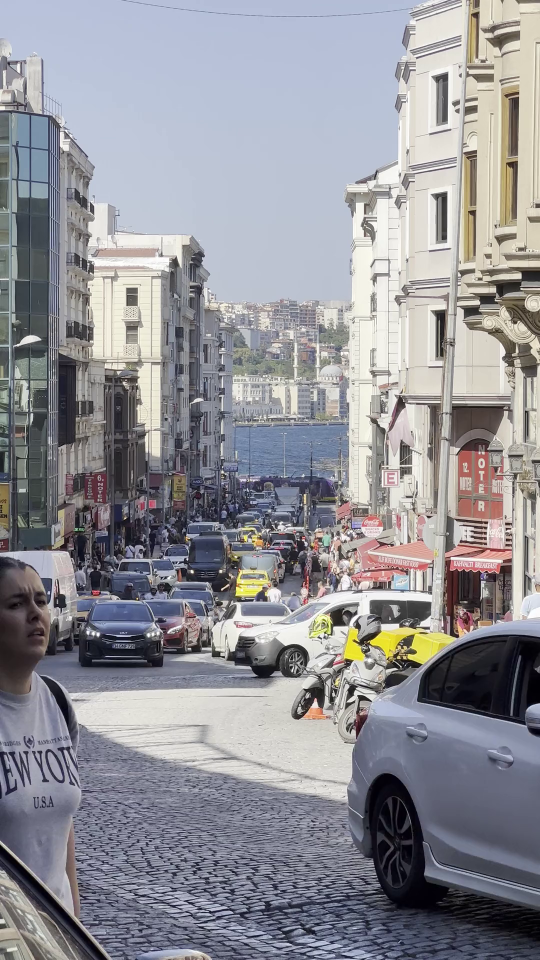
#> input picture VideoSuperResolution/data/frames/daytime/frame_000001.png, 1080 x 1920 px (shown at 1/2 size)
$ python metrics.py --bicubic-dir ../../data/frames/daytime --ai-dir ../../data/frames/daytime --gt-dir ../../data/frames/daytime
#> lines starting #> are read from the running program, lines starting #| are printed output that depends on the picture
"""
metrics.py
----------
Module tính toán chỉ số đánh giá chất lượng ảnh cho pipeline Video Super Resolution.

Chức năng:
    - PSNR  (Peak Signal-to-Noise Ratio): Đo độ sai khác pixel giữa ảnh SR và Ground Truth.
    - SSIM  (Structural Similarity Index): Đo độ tương đồng cấu trúc (sáng, tương phản, kết cấu).
    - Runtime: Đo thời gian xử lý của từng module.
    - Hỗ trợ đánh giá so sánh song song 2 nhánh (Bicubic Baseline vs AI Real-ESRGAN).
"""

import os
import time
import logging
from pathlib import Path
from typing import Optional, Dict, List

import cv2
import numpy as np

logger = logging.getLogger(__name__)

IMAGE_EXTENSIONS = (".png", ".jpg", ".jpeg", ".bmp")


# ============================================================
# Core metrics
# ============================================================

def compute_psnr(img_pred: np.ndarray, img_gt: np.ndarray) -> float:
    """
    Tính PSNR giữa ảnh dự đoán và Ground Truth.

    Args:
        img_pred: Ảnh kết quả (uint8, BGR hoặc grayscale).
        img_gt:   Ảnh Ground Truth (uint8, cùng shape với img_pred).

    Returns:
        Giá trị PSNR (dB). Càng cao càng tốt.
        Trả về float('inf') nếu hai ảnh giống hệt nhau.

    Raises:
        ValueError: Nếu img_pred và img_gt khác shape.
    """
    if img_pred.shape != img_gt.shape:
        raise ValueError(
            f"Shape không khớp: pred={img_pred.shape}, gt={img_gt.shape}"
        )

    pred = img_pred.astype(np.float64)
    gt   = img_gt.astype(np.float64)

    mse = np.mean((pred - gt) ** 2)
    if mse == 0.0:
        return float("inf")

    max_pixel = 255.0
    return 20.0 * np.log10(max_pixel / np.sqrt(mse))


def compute_ssim(img_pred: np.ndarray, img_gt: np.ndarray) -> float:
    """
    Tính SSIM giữa ảnh dự đoán và Ground Truth.

    Triển khai theo công thức Wang et al. (2004) với:
        C1 = (0.01 * 255)^2, C2 = (0.03 * 255)^2
    Chuyển sang grayscale trước khi tính (theo chuẩn đánh giá SR phổ biến).

    Args:
        img_pred: Ảnh kết quả (uint8, BGR hoặc grayscale).
        img_gt:   Ảnh Ground Truth (uint8, cùng shape với img_pred).

    Returns:
        Giá trị SSIM trong [0, 1]. Càng cao càng tốt.

    Raises:
        ValueError: Nếu img_pred và img_gt khác shape.
    """
    if img_pred.shape != img_gt.shape:
        raise ValueError(
            f"Shape không khớp: pred={img_pred.shape}, gt={img_gt.shape}"
        )

    # Chuyển sang grayscale nếu là ảnh màu
    if img_pred.ndim == 3:
        pred_gray = cv2.cvtColor(img_pred, cv2.COLOR_BGR2GRAY).astype(np.float64)
        gt_gray   = cv2.cvtColor(img_gt,   cv2.COLOR_BGR2GRAY).astype(np.float64)
    else:
        pred_gray = img_pred.astype(np.float64)
        gt_gray   = img_gt.astype(np.float64)

    C1 = (0.01 * 255) ** 2
    C2 = (0.03 * 255) ** 2

    mu1    = cv2.GaussianBlur(pred_gray, (11, 11), 1.5)
    mu2    = cv2.GaussianBlur(gt_gray,   (11, 11), 1.5)
    mu1_sq = mu1 ** 2
    mu2_sq = mu2 ** 2
    mu1_mu2 = mu1 * mu2

    sigma1_sq = cv2.GaussianBlur(pred_gray ** 2, (11, 11), 1.5) - mu1_sq
    sigma2_sq = cv2.GaussianBlur(gt_gray   ** 2, (11, 11), 1.5) - mu2_sq
    sigma12   = cv2.GaussianBlur(pred_gray * gt_gray, (11, 11), 1.5) - mu1_mu2

    numerator   = (2 * mu1_mu2 + C1) * (2 * sigma12 + C2)
    denominator = (mu1_sq + mu2_sq + C1) * (sigma1_sq + sigma2_sq + C2)

    ssim_map = numerator / (denominator + 1e-10)
    return float(np.mean(ssim_map))


# ============================================================
# Per-image evaluation
# ============================================================

def evaluate_image(
    img_pred: np.ndarray,
    img_gt: np.ndarray,
    runtime: Optional[float] = None,
) -> Dict[str, float]:
    """
    Đánh giá một cặp ảnh (dự đoán, ground truth).

    Args:
        img_pred:  Ảnh dự đoán (uint8).
        img_gt:    Ảnh Ground Truth (uint8, cùng shape).
        runtime:   Thời gian xử lý (giây) của bước sinh ra img_pred (tùy chọn).

    Returns:
        dict với các key: "psnr", "ssim", và tùy chọn "runtime".
    """
    # Resize gt về cùng kích thước pred nếu khác nhau (vd: GT gốc vs SR 4x)
    if img_pred.shape != img_gt.shape:
        img_gt = cv2.resize(
            img_gt,
            (img_pred.shape[1], img_pred.shape[0]),
            interpolation=cv2.INTER_CUBIC,
        )

    result = {
        "psnr": compute_psnr(img_pred, img_gt),
        "ssim": compute_ssim(img_pred, img_gt),
    }
    if runtime is not None:
        result["runtime"] = runtime
    return result


# ============================================================
# Folder-level evaluation (so sánh 2 nhánh song song)
# ============================================================

def evaluate_folder(
    pred_dir: str,
    gt_dir: str,
    label: str = "Method",
    verbose: bool = True,
) -> Dict[str, float]:
    """
    Đánh giá toàn bộ thư mục ảnh dự đoán so với Ground Truth.

    Args:
        pred_dir: Thư mục chứa ảnh kết quả (Bicubic hoặc AI SR).
        gt_dir:   Thư mục chứa ảnh Ground Truth có cùng tên file.
        label:    Tên phương pháp (dùng khi in kết quả).
        verbose:  In từng file nếu True.

    Returns:
        dict: {"avg_psnr", "avg_ssim", "avg_runtime", "n_frames"}
    """
    pred_files = sorted(
        f for f in os.listdir(pred_dir)
        if f.lower().endswith(IMAGE_EXTENSIONS)
    )

    psnr_list: List[float] = []
    ssim_list: List[float] = []
    runtime_list: List[float] = []

    for fname in pred_files:
        pred_path = os.path.join(pred_dir, fname)
        gt_path   = os.path.join(gt_dir,   fname)

        if not os.path.exists(gt_path):
            logger.warning(f"Không tìm thấy GT cho: {fname}, bỏ qua.")
            continue

        pred_img = cv2.imread(pred_path)
        gt_img   = cv2.imread(gt_path)

        if pred_img is None or gt_img is None:
            logger.warning(f"Không đọc được ảnh: {fname}")
            continue

        t0 = time.perf_counter()
        metrics = evaluate_image(pred_img, gt_img)
        elapsed = time.perf_counter() - t0

        psnr_list.append(metrics["psnr"])
        ssim_list.append(metrics["ssim"])
        runtime_list.append(elapsed)

        if verbose:
            print(
                f"  {fname}: PSNR={metrics['psnr']:.2f}dB  "
                f"SSIM={metrics['ssim']:.4f}  ({elapsed*1000:.1f}ms)"
            )

    n = len(psnr_list)
    if n == 0:
        logger.warning(f"[{label}] Không có frame nào được đánh giá.")
        return {"avg_psnr": 0.0, "avg_ssim": 0.0, "avg_runtime": 0.0, "n_frames": 0}

    avg_psnr    = sum(psnr_list) / n
    avg_ssim    = sum(ssim_list) / n
    avg_runtime = sum(runtime_list) / n

    if verbose:
        print(f"\n  [{label}] Tổng kết {n} frame:")
        print(f"    Avg PSNR    = {avg_psnr:.2f} dB")
        print(f"    Avg SSIM    = {avg_ssim:.4f}")
        print(f"    Avg Runtime = {avg_runtime*1000:.1f} ms/frame")

    return {
        "avg_psnr":    avg_psnr,
        "avg_ssim":    avg_ssim,
        "avg_runtime": avg_runtime,
        "n_frames":    n,
    }


# ============================================================
# So sánh 2 nhánh song song: Bicubic vs AI
# ============================================================

def compare_methods(
    bicubic_dir: str,
    ai_dir: str,
    gt_dir: str,
    verbose: bool = True,
) -> Dict[str, Dict[str, float]]:
    """
    So sánh song song kết quả 2 nhánh: Bicubic Baseline vs AI Real-ESRGAN.

    Args:
        bicubic_dir: Thư mục ảnh kết quả nhánh Bicubic.
        ai_dir:      Thư mục ảnh kết quả nhánh Real-ESRGAN.
        gt_dir:      Thư mục Ground Truth.
        verbose:     In kết quả chi tiết.

    Returns:
        dict: {"bicubic": {...metrics}, "real-esrgan": {...metrics}}
    """
    print("\n" + "=" * 60)
    print("  Đánh giá so sánh: Bicubic Baseline vs Real-ESRGAN")
    print("=" * 60)

    print("\n[Nhánh 1: Bicubic Interpolation]")
    bicubic_metrics = evaluate_folder(bicubic_dir, gt_dir, label="Bicubic", verbose=verbose)
#> in evaluate_folder, pred_img is the input picture: shape (1920, 1080, 3); mean B, G, R 151.1, 145, 145.1
#> in compute_psnr, `mse = np.mean((pred - gt) ** 2)`: mse = 0
#> in compute_ssim, `pred_gray = cv2.cvtColor(img_pred, cv2.COLOR_BGR2GRAY).astype(np.float..`:
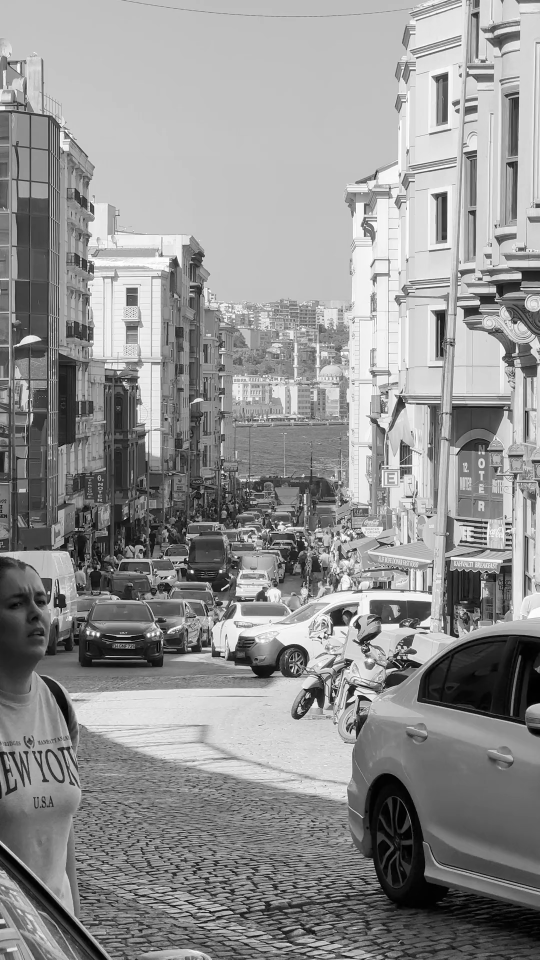
#> pred_gray: shape (1920, 1080) float64 (shown at 1/2 size); min 0, max 255, mean 145.7
#> in compute_ssim, `mu1_sq = mu1 ** 2`:
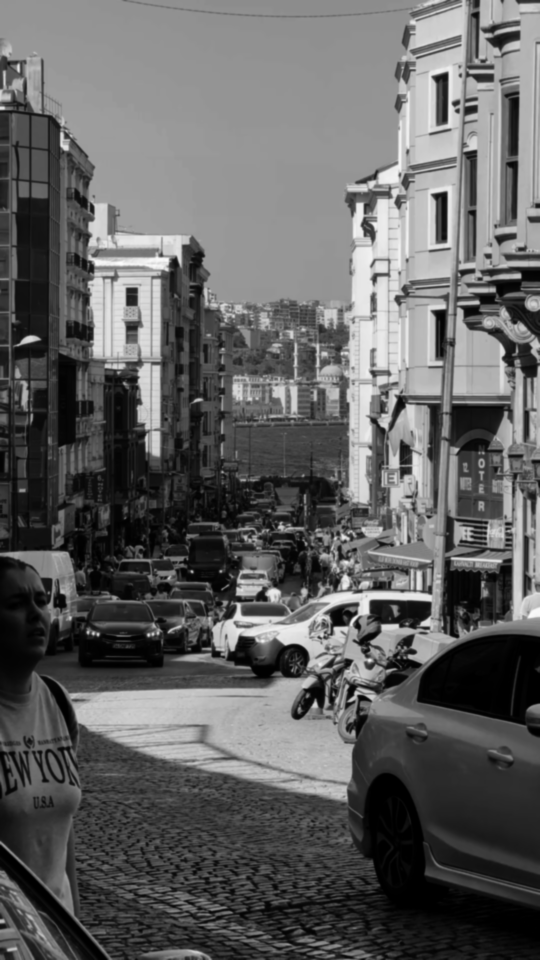
#> mu1_sq: shape (1920, 1080) float64 (shown at 1/2 size); min 0.233, max 64605, mean 24699; drawn with min black and max white
#> in compute_ssim, `sigma1_sq = cv2.GaussianBlur(pred_gray ** 2, (11, 11), 1.5) - mu1_sq`:
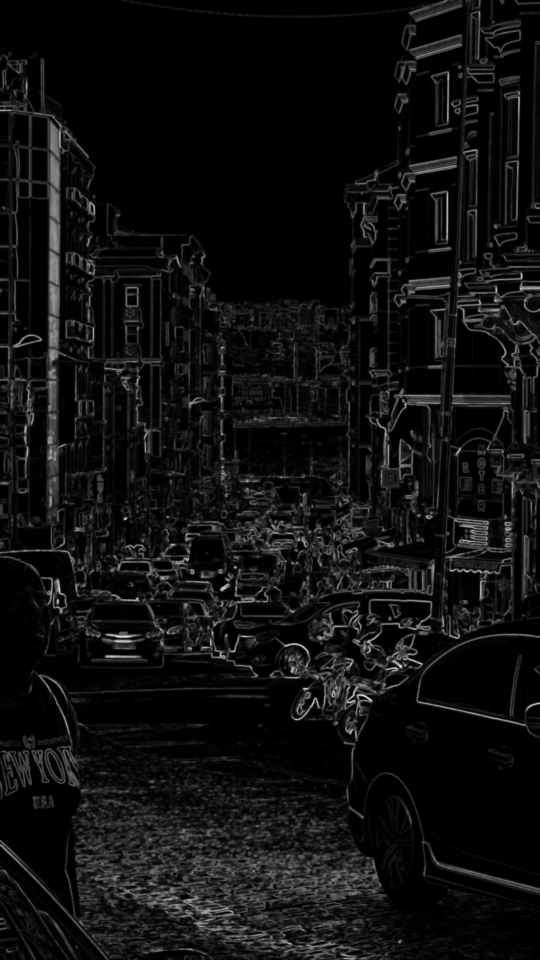
#> sigma1_sq: shape (1920, 1080) float64 (shown at 1/2 size); min -2.91e-11, max 8173, mean 517.9; drawn with min black and max white
#> in compute_ssim, `numerator   = (2 * mu1_mu2 + C1) * (2 * sigma12 + C2)`:
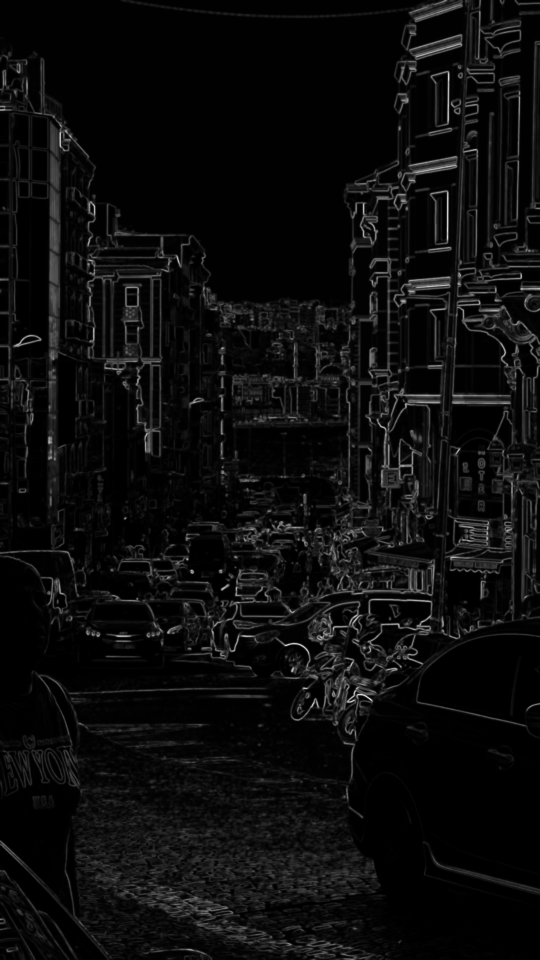
#> numerator: shape (1920, 1080) float64 (shown at 1/2 size); min 413.4, max 840189921.8, mean 42608144; drawn with min black and max white
#> in evaluate_image, `result = { "psnr": compute_psnr(img_pred, img_gt), "ssim": compute_ssi..`: result = {'psnr': inf, 'ssim': 1}
#|   frame_000001.png: PSNR=infdB  SSIM=1.0000  (1177.2ms)
#> pass 2 of the loop in evaluate_folder, `for fname in pred_files:`:
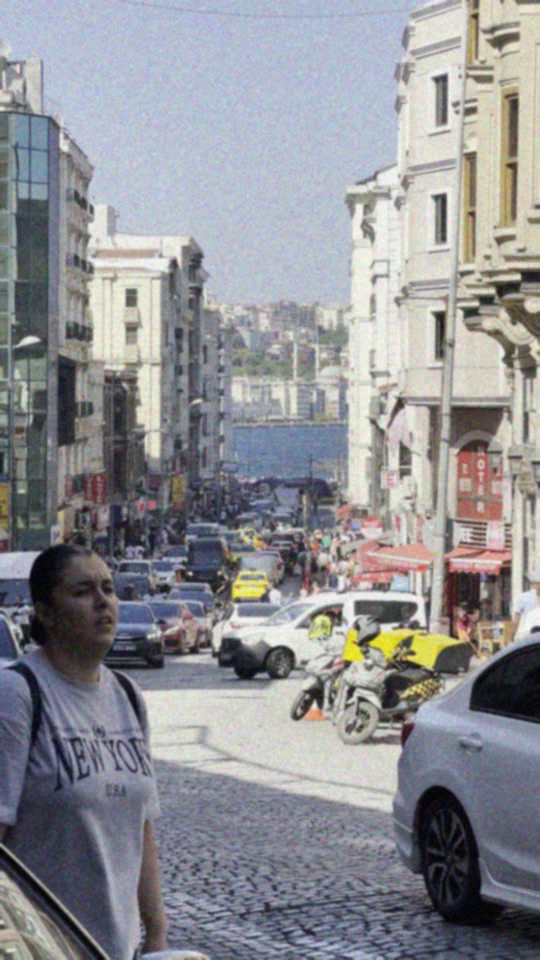
#> input picture VideoSuperResolution/data/frames/daytime/frame_000002.png, 540 x 960 px
#> in evaluate_folder, pred_img is the input picture: shape (960, 540, 3); mean B, G, R 148.6, 144, 143.3
#> pred: shape (960, 540, 3) float64
#> pred_gray: shape (960, 540) float64
#> mu1: shape (960, 540) float64
#> in compute_ssim (call 2), `mu1_sq = mu1 ** 2`:
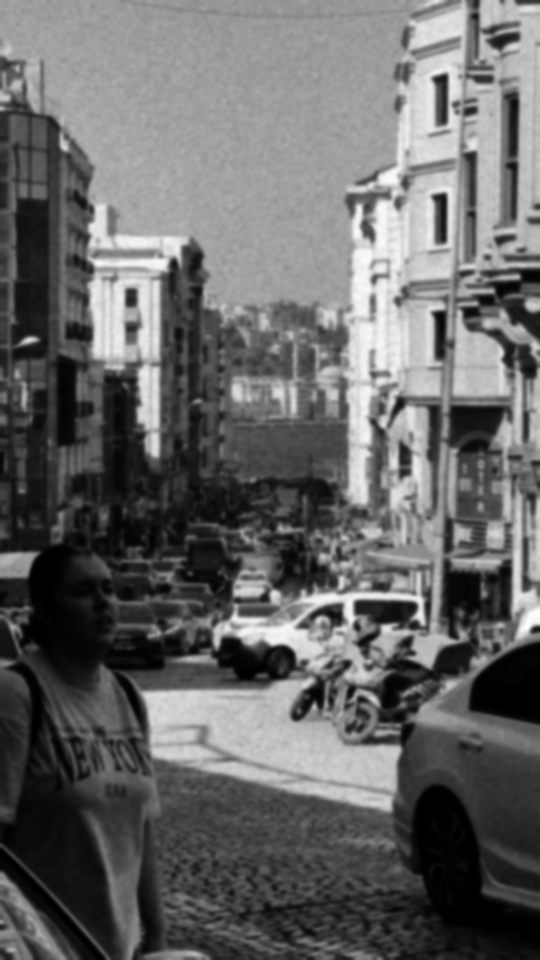
#> mu1_sq: shape (960, 540) float64; min 19.8, max 58847.6, mean 23900.7; drawn with min black and max white
#> sigma1_sq: shape (960, 540) float64
#> in compute_ssim (call 2), `numerator   = (2 * mu1_mu2 + C1) * (2 * sigma12 + C2)`:
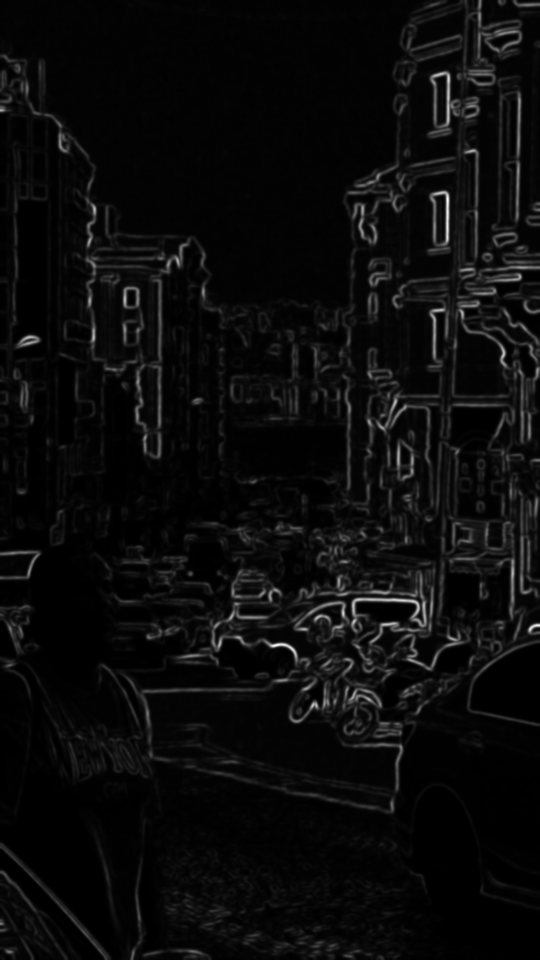
#> numerator: shape (960, 540) float64; min 3078.6, max 441155044.6, mean 20116697.2; drawn with min black and max white
#> ssim_map: shape (960, 540) float64
#|   frame_000002.png: PSNR=infdB  SSIM=1.0000  (377.5ms)
#> in evaluate_folder, `n = len(psnr_list)`: n = 2
#> in evaluate_folder, `avg_psnr    = sum(psnr_list) / n`: avg_psnr = inf
#> in evaluate_folder, `avg_ssim    = sum(ssim_list) / n`: avg_ssim = 1
#> in evaluate_folder, `avg_runtime = sum(runtime_list) / n`: avg_runtime = 0.777
#|   [Bicubic] Tổng kết 2 frame:
#|     Avg PSNR    = inf dB
#|     Avg SSIM    = 1.0000
#|     Avg Runtime = 777.4 ms/frame
#> bicubic_metrics = {'avg_psnr': inf, 'avg_ssim': 1, 'avg_runtime': 0.777, 'n_frames': 2}

    print("\n[Nhánh 2: Real-ESRGAN AI]")
    ai_metrics = evaluate_folder(ai_dir, gt_dir, label="Real-ESRGAN", verbose=verbose)
#|   frame_000001.png: PSNR=infdB  SSIM=1.0000  (390.4ms)
#> pass 2 of the loop in evaluate_folder, `for fname in pred_files:`:
#|   frame_000002.png: PSNR=infdB  SSIM=1.0000  (135.2ms)
#|   [Real-ESRGAN] Tổng kết 2 frame:
#|     Avg PSNR    = inf dB
#|     Avg SSIM    = 1.0000
#|     Avg Runtime = 262.8 ms/frame
#> ai_metrics = {'avg_psnr': inf, 'avg_ssim': 1, 'avg_runtime': 0.263, 'n_frames': 2}

    # In bảng so sánh
    print("\n" + "=" * 60)
    print("  Bảng so sánh tổng kết")
    print("=" * 60)
    print(f"  {'Chỉ số':<20} {'Bicubic':>12} {'Real-ESRGAN':>14}")
    print(f"  {'-'*20} {'-'*12} {'-'*14}")
    print(f"  {'PSNR (dB)':<20} {bicubic_metrics['avg_psnr']:>12.2f} {ai_metrics['avg_psnr']:>14.2f}")
#|   PSNR (dB)                     inf            inf
    print(f"  {'SSIM':<20} {bicubic_metrics['avg_ssim']:>12.4f} {ai_metrics['avg_ssim']:>14.4f}")
#|   SSIM                       1.0000         1.0000
    print(f"  {'Runtime (ms/frame)':<20} {bicubic_metrics['avg_runtime']*1000:>12.1f} {ai_metrics['avg_runtime']*1000:>14.1f}")
#|   Runtime (ms/frame)          777.4          262.8
    print("=" * 60)

    return {
        "bicubic":     bicubic_metrics,
        "real-esrgan": ai_metrics,
    }


# ============================================================
# CLI standalone
# ============================================================

def _parse_args():
    import argparse
    parser = argparse.ArgumentParser(
        description="Đánh giá chất lượng SR: PSNR, SSIM, Runtime (Bicubic vs Real-ESRGAN)"
    )
    parser.add_argument("--bicubic-dir", required=True,
                        help="Thư mục kết quả Bicubic SR")
    parser.add_argument("--ai-dir",      required=True,
                        help="Thư mục kết quả Real-ESRGAN SR")
    parser.add_argument("--gt-dir",      required=True,
                        help="Thư mục Ground Truth")
    parser.add_argument("--verbose",     action="store_true", default=True)
    return parser.parse_args()


if __name__ == "__main__":
    args = _parse_args()
    compare_methods(
        bicubic_dir=args.bicubic_dir,
        ai_dir=args.ai_dir,
        gt_dir=args.gt_dir,
        verbose=args.verbose,
    )
